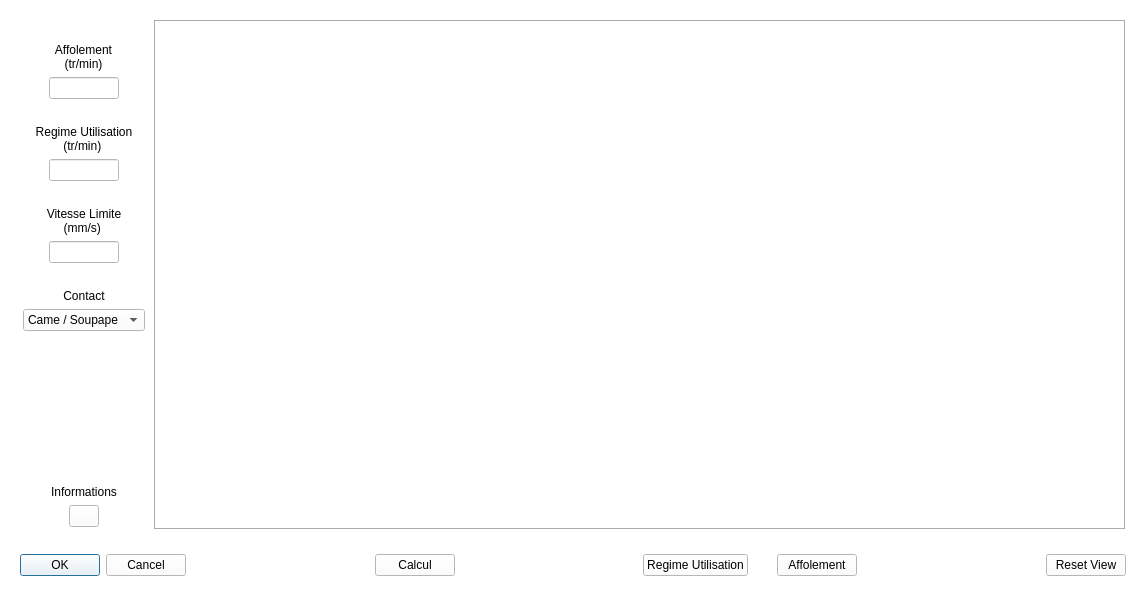
<?xml version="1.0" encoding="UTF-8"?>
<ui version="4.0">
 <class>SlidingSpeedDialog</class>
 <widget class="QWidget" name="SlidingSpeedDialog">
  <property name="geometry">
   <rect>
    <x>0</x>
    <y>0</y>
    <width>1146</width>
    <height>596</height>
   </rect>
  </property>
  <property name="windowTitle">
   <string>Vitesses de Balayage</string>
  </property>
  <property name="styleSheet">
   <string notr="true">background-color: rgb(255, 255, 255);</string>
  </property>
  <layout class="QVBoxLayout" name="dialogLayout">
   <item>
    <widget class="QWidget" name="mainWidget" native="true">
     <layout class="QHBoxLayout" name="mainLayout">
      <item alignment="Qt::AlignLeft">
       <widget class="QWidget" name="parametersWidget" native="true">
        <layout class="QVBoxLayout" name="parametersLayout">
         <property name="leftMargin">
          <number>3</number>
         </property>
         <property name="topMargin">
          <number>3</number>
         </property>
         <property name="rightMargin">
          <number>3</number>
         </property>
         <property name="bottomMargin">
          <number>3</number>
         </property>
         <item>
          <spacer name="verticalSpacer_2">
           <property name="orientation">
            <enum>Qt::Vertical</enum>
           </property>
           <property name="sizeType">
            <enum>QSizePolicy::Preferred</enum>
           </property>
           <property name="sizeHint" stdset="0">
            <size>
             <width>20</width>
             <height>20</height>
            </size>
           </property>
          </spacer>
         </item>
         <item alignment="Qt::AlignHCenter">
          <widget class="QLabel" name="floatspeedLabel">
           <property name="text">
            <string>&lt;html&gt;&lt;head/&gt;&lt;body&gt;&lt;p align=&quot;center&quot;&gt;Affolement &lt;br/&gt;(tr/min)&lt;/p&gt;&lt;/body&gt;&lt;/html&gt;</string>
           </property>
          </widget>
         </item>
         <item alignment="Qt::AlignHCenter">
          <widget class="QLineEdit" name="floatspeedEdit">
           <property name="sizePolicy">
            <sizepolicy hsizetype="Preferred" vsizetype="Fixed">
             <horstretch>0</horstretch>
             <verstretch>0</verstretch>
            </sizepolicy>
           </property>
           <property name="maximumSize">
            <size>
             <width>70</width>
             <height>16777215</height>
            </size>
           </property>
           <property name="readOnly">
            <bool>true</bool>
           </property>
          </widget>
         </item>
         <item>
          <spacer name="verticalSpacer_4">
           <property name="orientation">
            <enum>Qt::Vertical</enum>
           </property>
           <property name="sizeType">
            <enum>QSizePolicy::Preferred</enum>
           </property>
           <property name="sizeHint" stdset="0">
            <size>
             <width>20</width>
             <height>20</height>
            </size>
           </property>
          </spacer>
         </item>
         <item>
          <widget class="QLabel" name="usespeedLabel">
           <property name="text">
            <string>&lt;html&gt;&lt;head/&gt;&lt;body&gt;&lt;p align=&quot;center&quot;&gt;Regime Utilisation &lt;br/&gt;(tr/min) &lt;/p&gt;&lt;/body&gt;&lt;/html&gt;</string>
           </property>
          </widget>
         </item>
         <item alignment="Qt::AlignHCenter">
          <widget class="QLineEdit" name="usespeedEdit">
           <property name="sizePolicy">
            <sizepolicy hsizetype="Preferred" vsizetype="Fixed">
             <horstretch>0</horstretch>
             <verstretch>0</verstretch>
            </sizepolicy>
           </property>
           <property name="maximumSize">
            <size>
             <width>70</width>
             <height>16777215</height>
            </size>
           </property>
          </widget>
         </item>
         <item>
          <spacer name="verticalSpacer_3">
           <property name="orientation">
            <enum>Qt::Vertical</enum>
           </property>
           <property name="sizeType">
            <enum>QSizePolicy::Preferred</enum>
           </property>
           <property name="sizeHint" stdset="0">
            <size>
             <width>20</width>
             <height>20</height>
            </size>
           </property>
          </spacer>
         </item>
         <item>
          <widget class="QLabel" name="limitspeedLabel">
           <property name="sizePolicy">
            <sizepolicy hsizetype="Preferred" vsizetype="Preferred">
             <horstretch>0</horstretch>
             <verstretch>0</verstretch>
            </sizepolicy>
           </property>
           <property name="text">
            <string>&lt;html&gt;&lt;head/&gt;&lt;body&gt;&lt;p align=&quot;center&quot;&gt;Vitesse Limite &lt;br/&gt;(mm/s) &lt;/p&gt;&lt;/body&gt;&lt;/html&gt;</string>
           </property>
          </widget>
         </item>
         <item alignment="Qt::AlignHCenter">
          <widget class="QLineEdit" name="limitspeedEdit">
           <property name="sizePolicy">
            <sizepolicy hsizetype="Preferred" vsizetype="Fixed">
             <horstretch>0</horstretch>
             <verstretch>0</verstretch>
            </sizepolicy>
           </property>
           <property name="maximumSize">
            <size>
             <width>70</width>
             <height>16777215</height>
            </size>
           </property>
           <property name="sizeIncrement">
            <size>
             <width>0</width>
             <height>0</height>
            </size>
           </property>
           <property name="text">
            <string/>
           </property>
          </widget>
         </item>
         <item>
          <spacer name="verticalSpacer_5">
           <property name="orientation">
            <enum>Qt::Vertical</enum>
           </property>
           <property name="sizeType">
            <enum>QSizePolicy::Preferred</enum>
           </property>
           <property name="sizeHint" stdset="0">
            <size>
             <width>20</width>
             <height>20</height>
            </size>
           </property>
          </spacer>
         </item>
         <item>
          <widget class="QLabel" name="contactLabel">
           <property name="text">
            <string>&lt;html&gt;&lt;head/&gt;&lt;body&gt;&lt;p align=&quot;center&quot;&gt;Contact&lt;/p&gt;&lt;/body&gt;&lt;/html&gt;</string>
           </property>
          </widget>
         </item>
         <item>
          <widget class="QComboBox" name="contactComboBox">
           <item>
            <property name="text">
             <string>Came / Soupape</string>
            </property>
           </item>
           <item>
            <property name="text">
             <string>Came / Patin</string>
            </property>
           </item>
           <item>
            <property name="text">
             <string>Soupape / Patin</string>
            </property>
           </item>
          </widget>
         </item>
         <item>
          <spacer name="verticalSpacer">
           <property name="orientation">
            <enum>Qt::Vertical</enum>
           </property>
           <property name="sizeHint" stdset="0">
            <size>
             <width>20</width>
             <height>40</height>
            </size>
           </property>
          </spacer>
         </item>
         <item alignment="Qt::AlignHCenter">
          <widget class="QLabel" name="infoLabel">
           <property name="text">
            <string>&lt;html&gt;&lt;head/&gt;&lt;body&gt;&lt;p align=&quot;center&quot;&gt;Informations&lt;/p&gt;&lt;/body&gt;&lt;/html&gt;</string>
           </property>
          </widget>
         </item>
         <item alignment="Qt::AlignHCenter">
          <widget class="QPushButton" name="infoButton">
           <property name="sizePolicy">
            <sizepolicy hsizetype="Fixed" vsizetype="Fixed">
             <horstretch>0</horstretch>
             <verstretch>0</verstretch>
            </sizepolicy>
           </property>
           <property name="maximumSize">
            <size>
             <width>30</width>
             <height>16777215</height>
            </size>
           </property>
           <property name="text">
            <string/>
           </property>
           <property name="icon">
            <iconset resource="resources/resources.qrc">
             <normaloff>:/icons/icons/info-icon.svg</normaloff>:/icons/icons/info-icon.svg</iconset>
           </property>
          </widget>
         </item>
        </layout>
       </widget>
      </item>
      <item>
       <widget class="QStackedWidget" name="stackedWidget">
        <property name="sizePolicy">
         <sizepolicy hsizetype="Expanding" vsizetype="Expanding">
          <horstretch>0</horstretch>
          <verstretch>0</verstretch>
         </sizepolicy>
        </property>
        <property name="frameShape">
         <enum>QFrame::Box</enum>
        </property>
        <property name="frameShadow">
         <enum>QFrame::Sunken</enum>
        </property>
        <property name="currentIndex">
         <number>2</number>
        </property>
        <widget class="QWidget" name="staticPage">
         <property name="sizePolicy">
          <sizepolicy hsizetype="Expanding" vsizetype="Expanding">
           <horstretch>0</horstretch>
           <verstretch>0</verstretch>
          </sizepolicy>
         </property>
         <layout class="QVBoxLayout" name="staticLayout">
          <property name="leftMargin">
           <number>0</number>
          </property>
          <property name="topMargin">
           <number>0</number>
          </property>
          <property name="rightMargin">
           <number>0</number>
          </property>
          <property name="bottomMargin">
           <number>0</number>
          </property>
         </layout>
        </widget>
        <widget class="QWidget" name="usespeedPage">
         <property name="sizePolicy">
          <sizepolicy hsizetype="Expanding" vsizetype="Expanding">
           <horstretch>0</horstretch>
           <verstretch>0</verstretch>
          </sizepolicy>
         </property>
         <layout class="QVBoxLayout" name="usespeedLayout">
          <property name="leftMargin">
           <number>0</number>
          </property>
          <property name="topMargin">
           <number>0</number>
          </property>
          <property name="rightMargin">
           <number>0</number>
          </property>
          <property name="bottomMargin">
           <number>0</number>
          </property>
         </layout>
        </widget>
        <widget class="QWidget" name="floatspeedPage">
         <property name="sizePolicy">
          <sizepolicy hsizetype="Expanding" vsizetype="Expanding">
           <horstretch>0</horstretch>
           <verstretch>0</verstretch>
          </sizepolicy>
         </property>
         <layout class="QVBoxLayout" name="floatspeedLayout">
          <property name="leftMargin">
           <number>0</number>
          </property>
          <property name="topMargin">
           <number>0</number>
          </property>
          <property name="rightMargin">
           <number>0</number>
          </property>
          <property name="bottomMargin">
           <number>0</number>
          </property>
         </layout>
        </widget>
       </widget>
      </item>
     </layout>
    </widget>
   </item>
   <item>
    <widget class="QWidget" name="buttonsWidget" native="true">
     <layout class="QHBoxLayout" name="buttonsLayout">
      <item>
       <widget class="QDialogButtonBox" name="buttonBox">
        <property name="standardButtons">
         <set>QDialogButtonBox::Cancel|QDialogButtonBox::Ok</set>
        </property>
       </widget>
      </item>
      <item>
       <spacer name="horizontalSpacer_4">
        <property name="orientation">
         <enum>Qt::Horizontal</enum>
        </property>
        <property name="sizeType">
         <enum>QSizePolicy::Expanding</enum>
        </property>
        <property name="sizeHint" stdset="0">
         <size>
          <width>200</width>
          <height>20</height>
         </size>
        </property>
       </spacer>
      </item>
      <item>
       <widget class="QPushButton" name="computeButton">
        <property name="text">
         <string>Calcul</string>
        </property>
       </widget>
      </item>
      <item>
       <spacer name="horizontalSpacer">
        <property name="orientation">
         <enum>Qt::Horizontal</enum>
        </property>
        <property name="sizeType">
         <enum>QSizePolicy::Expanding</enum>
        </property>
        <property name="sizeHint" stdset="0">
         <size>
          <width>200</width>
          <height>20</height>
         </size>
        </property>
       </spacer>
      </item>
      <item>
       <widget class="QPushButton" name="usespeedButton">
        <property name="text">
         <string>Regime Utilisation</string>
        </property>
       </widget>
      </item>
      <item>
       <spacer name="horizontalSpacer_2">
        <property name="orientation">
         <enum>Qt::Horizontal</enum>
        </property>
        <property name="sizeType">
         <enum>QSizePolicy::Preferred</enum>
        </property>
        <property name="sizeHint" stdset="0">
         <size>
          <width>40</width>
          <height>20</height>
         </size>
        </property>
       </spacer>
      </item>
      <item>
       <widget class="QPushButton" name="floatspeedButton">
        <property name="text">
         <string>Affolement</string>
        </property>
       </widget>
      </item>
      <item>
       <spacer name="horizontalSpacer_1">
        <property name="orientation">
         <enum>Qt::Horizontal</enum>
        </property>
        <property name="sizeHint" stdset="0">
         <size>
          <width>200</width>
          <height>20</height>
         </size>
        </property>
       </spacer>
      </item>
      <item>
       <widget class="QPushButton" name="resetviewButton">
        <property name="text">
         <string>Reset View</string>
        </property>
       </widget>
      </item>
     </layout>
    </widget>
   </item>
  </layout>
 </widget>
 <resources>
  <include location="resources/resources.qrc"/>
 </resources>
 <connections/>
</ui>
